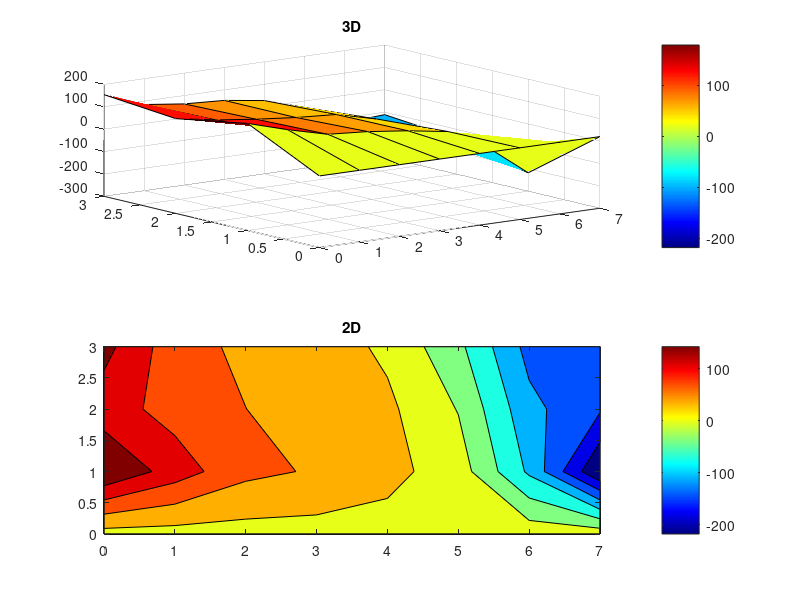

Write the MATLAB code that produced this figure.
clear all
clc

x = linspace(0,3,4);
y = linspace(0,7,8);

[X,Y] = meshgrid(x,y);
m = length(x);
n = length(y);

DELX=0.01;
DELY=0.01;
L = (n)*(m-1);

A(1:L)=-4;
A(4:3:24)=-3;
A(2:3) = -3;
A(23:24) = -3;
A(1)=-2;
A(22)=-2
B(1:L)=1;
C(1:L)=1;
D(1:L)=1;
E(1:L)=1;

AA = eye(L).*A;
AA1=diag(E(1:L-m+2),m-2);
AA2=diag(D(1:L-m+2),-(m-2));
ii=(1:n-3)*(m-2);
#jj=ii+1;
jj=ii;
C(jj)=0;
B(ii)=0;
AA3=diag(C(1:L-1),-1);
AA3(13,12)=0;
AA3(15,14)=0;
AA4=diag(B(1:L-1),1);
AA4(12,13)=0;
AA4(14,15)=0;
AAA=AA+AA1+AA2+AA3+AA4;

BB(1:L)=51.25;
BB(2:3)=66.25;
BB(23:24)=26.25;
BB(1) = (66.25+13.125);
BB(22) = (25.25+13.125);
for i = 4:3:19;
BB(i)=13.125;
endfor
BB=BB';
Hasil=-AAA\BB;

#[LOW,UPP]=lu(AAA);
#A = AAA;
%b = BB;
%det(A);
%[L,U]=lu(A);
%LUU=inv(U)*inv(L)*b;
%HASIL2=LUU;

U1=reshape(Hasil,m-1,n);
U1=U1';
U=zeros(n,m);
U(1:n,1)=20;
U(1:n,m)=20;
U(1:n,2:4)=U1;
#U(1:n,1:m)=U1;
U = transpose(U);

cmap = jet(256);
colormap(cmap);
subplot(2,1,1);
surf(y,x,U);
title('3D');
colorbar;
subplot(2,1,2);
contourf(y,x,U);
title('2D');
colorbar;
shading interp